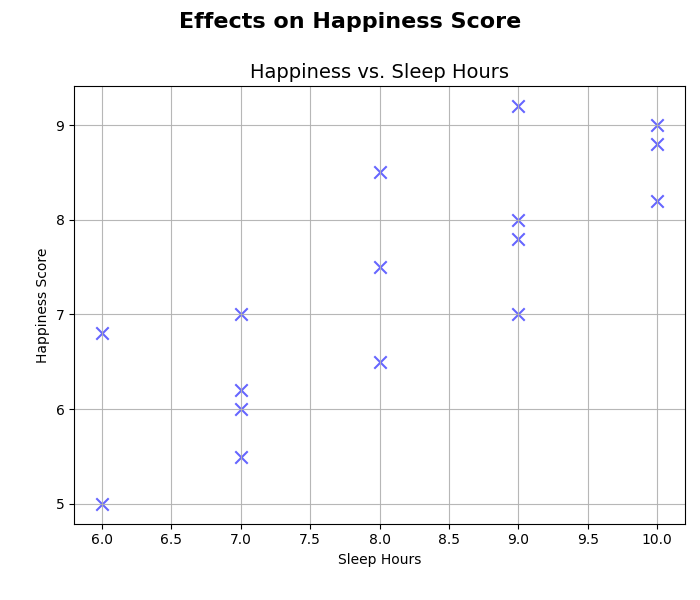

Generate this figure with Python:
import matplotlib.pyplot as plt
import numpy as np

# Data
happiness_score = np.array([5.0, 6.2, 6.5, 6.0, 7.0, 8.2, 7.5, 7.8, 9.0, 8.5, 7.0, 6.8, 8.0, 8.8, 9.2, 5.5])
sleep_hours = np.array([6, 7, 8, 7, 9, 10, 8, 9, 10, 8, 7, 6, 9, 10, 9, 7])

fig, ax = plt.subplots(figsize=(7, 6))

# Scatter plot for Happiness vs. Sleep Hours with changed color
ax.scatter(sleep_hours, happiness_score, color='blue', s=80, edgecolor='gray', alpha=0.6, marker='x')
ax.grid(True, linestyle='-', alpha=0.9)
ax.set_title('Happiness vs. Sleep Hours', fontsize=14)
ax.set_xlabel('Sleep Hours')
ax.set_ylabel('Happiness Score')

fig.tight_layout(rect=[0.03, 0.03, 1, 0.92])
fig.suptitle('Effects on Happiness Score', fontsize=16, weight='bold')
plt.show()
